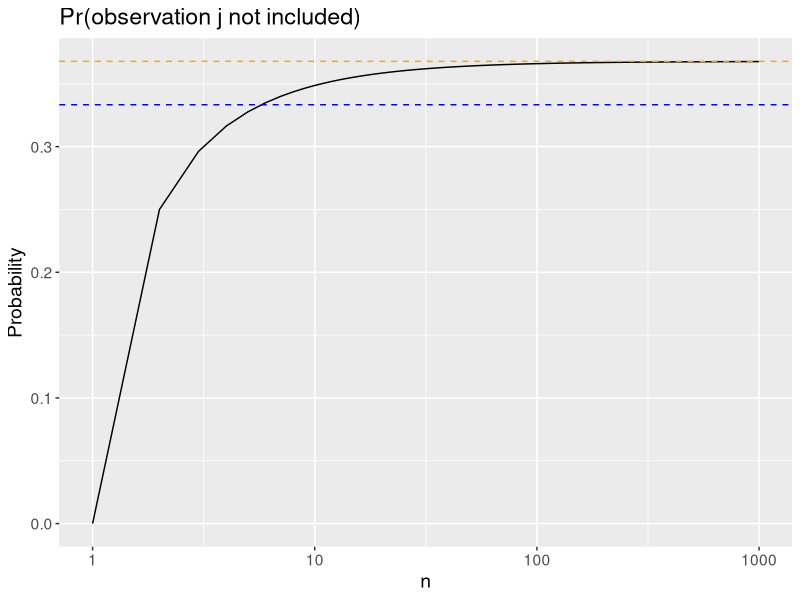

Source code (R):
## ---- chunk 1
#| echo: false
#| message: false
library(tidyverse)
n_vec <- 1:1000
data.frame(n = n_vec) %>%
  mutate(prob_in_samp = (1-1/n)^n) %>%
  ggplot(., aes(x = n, y = prob_in_samp)) +
  geom_line() +
  labs(y = "Probability") +
  scale_x_log10() +
  geom_hline(yintercept = exp(-1), linetype = "dashed", color = "orange") +
  geom_hline(yintercept = 1/3, linetype = "dashed", color = "blue")+
  ggtitle("Pr(observation j not included)")+
  theme(text = element_text(size =14))
